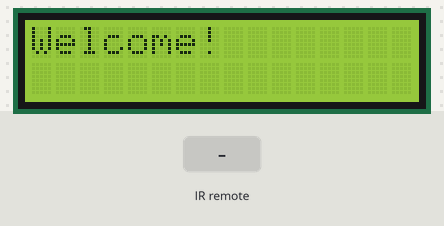
This program was run on a simulated Raspberry Pi Pico running MicroPython. On the bench: 16×2 character LCD. Inputs (shaded band) come from the test bench. Library files of the repository ran but are not shown: lcd_api.py, pico_i2c_lcd.py; what the program prints to the serial console is not drawn.

Above: at 0.1 s.
At 3.2 s:
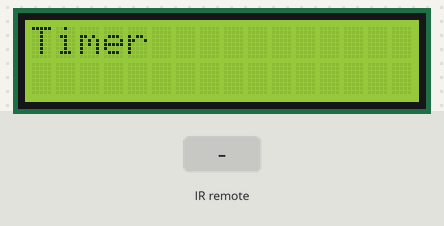
3.3 s: infrared code 0x45 received
4.8 s: infrared code 0x16 received
6.3 s: infrared code 0x0C received
Timing chart, 0 to 9.3 s (numbered marks = the images above; inputs shaded):
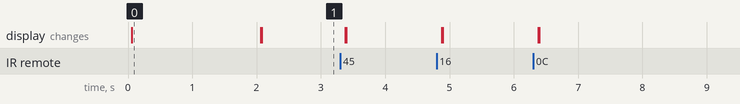

Measured:
- what the display in image 0 shows lasts 2.0 s, from 0.1 s to 2.1 s

The program:

Program.py
```python
import time
import dht

# General usage imports
from machine import Pin


# Infrared Receiver imports
from ir_rx.nec import NEC_8
from ir_rx.print_error import print_error


# I2C 16x2 Led Screen's imports
from machine import I2C
from lcd_api import LcdApi
from pico_i2c_lcd import I2cLcd

# ------------------------- I2C SCREEN SETTINGS ------------------------------

# I2C Configurations
I2C_ADDR = 0x27
I2C_NUM_ROWS = 2
I2C_NUM_COLS = 16

# Initialize I2C and LCD
i2c = I2C(0, sda=Pin(0), scl=Pin(1), freq=400000)
lcd = I2cLcd(i2c, I2C_ADDR, I2C_NUM_ROWS, I2C_NUM_COLS)

# ------------------------ IR SETTINGS -------------------------------

irPin = 17
receiver = Pin(irPin, Pin.IN)

# Define the mapping
ir_command_map = {
        -1 : ' ',
        69 : '1',
        70 : '2',
        71 : '3',
        68 : '4',
        64 : '5',
        67 : '6',
        7  : '7',
        21 : '8',
        9  : '9',
        25 : '0',
        22 : '*',
        13 : '#',
        24 : 'UP',
        90 : 'RIGHT',
        8  : 'LEFT',
        82 : 'DOWN',
        28 : 'SELECT'
    }

def callback(IRBit, param1, param2):
    command = ir_command_map.get(IRBit, 'Unknown Command')
    print(f"IRBit: {IRBit} -> Command: {command}")
    process_command(command)

IR = NEC_8(receiver, callback)


# -------------------------------------------------------

current_index = 0
menu = ["Timer" , "Option 2", "Option 3"]


def display_menu():
    lcd.clear()
    lcd.putstr(menu[current_index])


def process_command(command):
    global current_index
    if command == 'UP':
        current_index = (current_index - 1) % len(menu)
    elif command == 'DOWN':
        current_index = (current_index + 1) % len(menu)
    elif command == 'SELECT':
        lcd.clear()
        lcd.putstr(f"Selected: {menu[current_index]}")
        time.sleep(2)  # Show selection for 2 seconds
    display_menu()


# ------------------------ MAIN LOOP -------------------------------

lcd.clear()
lcd.putstr('Welcome!')
time.sleep(2)
display_menu()

try:
    while True:
        pass
except KeyboardInterrupt:
    IR.close()
    print("Program Terminated")
```
